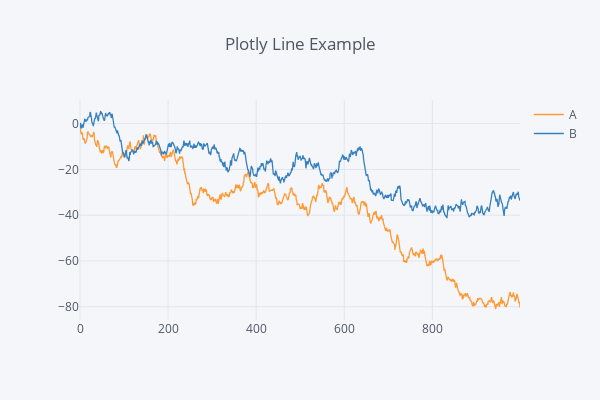

Write notebook code for a chart like this one.
### Code cell
iplot(df.iplot(asFigure=True, kind='line', title='Plotly Line Example', dimensions=(600,400)),
     show_link=False)

### Figure 1 — Plotly figure (JSON) as saved in the notebook; plotly's stock layout.template omitted (floating-point values rounded to 4 significant figures; data arrays with more than 128 entries replaced by an {"elided": "..."} marker saying what was removed)
{"data": [{"line": {"color": "rgba(255, 153, 51, 1.0)", "dash": "solid", "width": 1.3}, "mode": "lines", "name": "A", "text": "", "type": "scatter", "x": {"elided": "1000 int values"}, "y": {"elided": "1000 float values"}}, {"line": {"color": "rgba(55, 128, 191, 1.0)", "dash": "solid", "width": 1.3}, "mode": "lines", "name": "B", "text": "", "type": "scatter", "x": {"elided": "1000 int values"}, "y": {"elided": "1000 float values"}}], "layout": {"height": 400, "legend": {"bgcolor": "#F5F6F9", "font": {"color": "#4D5663"}}, "paper_bgcolor": "#F5F6F9", "plot_bgcolor": "#F5F6F9", "title": "Plotly Line Example", "titlefont": {"color": "#4D5663"}, "width": 600, "xaxis1": {"gridcolor": "#E1E5ED", "showgrid": true, "tickfont": {"color": "#4D5663"}, "title": "", "titlefont": {"color": "#4D5663"}, "zerolinecolor": "#E1E5ED"}, "yaxis1": {"gridcolor": "#E1E5ED", "showgrid": true, "tickfont": {"color": "#4D5663"}, "title": "", "titlefont": {"color": "#4D5663"}, "zerolinecolor": "#E1E5ED"}}}
